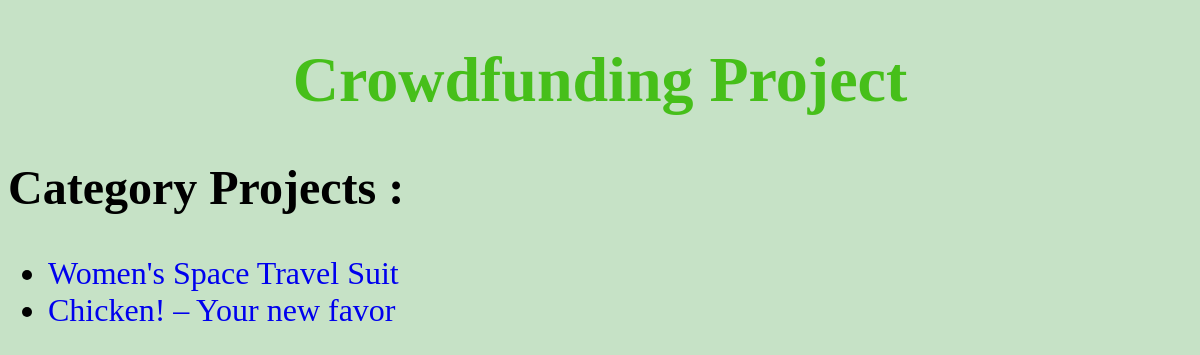
The app's page /projects/category/2 with its own data.
### projects/models.py (models this page shows, shortened)
class Project (models.Model):
    title=  models.CharField(max_length=25)
    details=models.CharField(max_length=250)
    category=models.ForeignKey(Categories,on_delete=models.CASCADE,null=True)
    total_target=models.FloatField(default=0)
    image = models.FileField(blank=True,upload_to = 'images/',null=True)
    Tags=models.ManyToManyField( 'Tag' ,related_name="projects", blank=True)
    sdate=models.DateField(null=True)
    edate=models.DateField(null=True)
    reported= models.BooleanField(default=False)
    Rating_CHOICES = (
    (1, 'Poor'),
    (2, 'Average'),
    (3, 'Good'),
    (4, 'Very Good'),
    (5, 'Excellent')
    )
    donate=models.FloatField(default=0)
    rate = models.IntegerField(choices=Rating_CHOICES, default=1)
    avg_rate=models.FloatField(default=1)
    user=models.ForeignKey(User,on_delete=models.CASCADE,null=True)

### projects/views.py (the view)
# urls.py: path('category/<str:category>', categorypProjects, name='category'),
def categorypProjects (request,category):
    projects=Project.objects.filter(category=category)
    context={
        "projects":projects
    }
    return render (request,"projects/categoryProjects.html",context)

### projects/templates/projects/categoryProjects.html (shortened to what this page needs)
{% extends 'projects/base.html'%}
{% block content %}
<div>
  <h2> Category Projects :</h2>
<ul >
    {% for project in projects %}
	    <li>
              <a href="{% url 'Proj_details' project.id %} "> {{ project.title  }} </a>
      </li>
    {% endfor %}
</ul>
</div>
{% endblock %}

### projects/static/css/layout.css (style rules this page uses)
a { text-decoration: none; }

### records on screen
Project: title "Women's Space Travel Suit"
Project: title "Chicken! – Your new favor"
